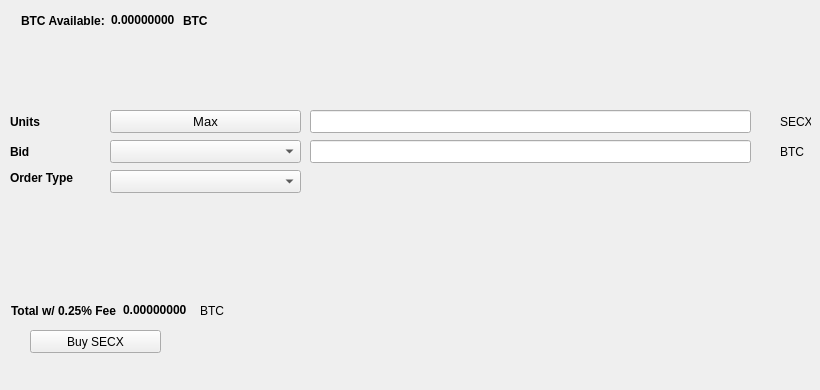
   <widget class="QWidget" name="BuyTab">
    <attribute name="title">
     <string>Buy</string>
    </attribute>
    <widget class="QPushButton" name="BuySECX">
     <property name="geometry">
      <rect>
       <x>30</x>
       <y>330</y>
       <width>131</width>
       <height>23</height>
      </rect>
     </property>
     <property name="text">
      <string>Buy SECX</string>
     </property>
     <property name="icon">
      <iconset resource="../securityx.qrc">
       <normaloff>:/icons/bitcoin</normaloff>:/icons/bitcoin</iconset>
     </property>
    </widget>
    <widget class="QLabel" name="label_3">
     <property name="geometry">
      <rect>
       <x>10</x>
       <y>110</y>
       <width>46</width>
       <height>23</height>
      </rect>
     </property>
     <property name="font">
      <font>
       <weight>75</weight>
       <bold>true</bold>
      </font>
     </property>
     <property name="text">
      <string>Units</string>
     </property>
    </widget>
    <widget class="QLineEdit" name="UnitsInput">
     <property name="geometry">
      <rect>
       <x>310</x>
       <y>110</y>
       <width>441</width>
       <height>23</height>
      </rect>
     </property>
     <property name="font">
      <font>
       <pointsize>9</pointsize>
       <weight>75</weight>
       <bold>true</bold>
      </font>
     </property>
    </widget>
    <widget class="QLineEdit" name="BuyBidPriceEdit">
     <property name="geometry">
      <rect>
       <x>310</x>
       <y>140</y>
       <width>441</width>
       <height>23</height>
      </rect>
     </property>
     <property name="font">
      <font>
       <pointsize>9</pointsize>
       <weight>75</weight>
       <bold>true</bold>
      </font>
     </property>
    </widget>
    <widget class="QLabel" name="label_4">
     <property name="geometry">
      <rect>
       <x>780</x>
       <y>110</y>
       <width>31</width>
       <height>23</height>
      </rect>
     </property>
     <property name="text">
      <string>SECX</string>
     </property>
    </widget>
    <widget class="QLabel" name="label_5">
     <property name="geometry">
      <rect>
       <x>780</x>
       <y>140</y>
       <width>31</width>
       <height>23</height>
      </rect>
     </property>
     <property name="text">
      <string>BTC</string>
     </property>
    </widget>
    <widget class="QLabel" name="label_6">
     <property name="geometry">
      <rect>
       <x>10</x>
       <y>140</y>
       <width>46</width>
       <height>23</height>
      </rect>
     </property>
     <property name="font">
      <font>
       <weight>75</weight>
       <bold>true</bold>
      </font>
     </property>
     <property name="text">
      <string>Bid</string>
     </property>
    </widget>
    <widget class="QLabel" name="label_7">
     <property name="geometry">
      <rect>
       <x>10</x>
       <y>170</y>
       <width>91</width>
       <height>16</height>
      </rect>
     </property>
     <property name="font">
      <font>
       <weight>75</weight>
       <bold>true</bold>
      </font>
     </property>
     <property name="text">
      <string>Order Type</string>
     </property>
    </widget>
    <widget class="QPushButton" name="Buy_Max_Amount">
     <property name="geometry">
      <rect>
       <x>110</x>
       <y>110</y>
       <width>191</width>
       <height>23</height>
      </rect>
     </property>
     <property name="font">
      <font>
       <pointsize>10</pointsize>
      </font>
     </property>
     <property name="text">
      <string>Max</string>
     </property>
    </widget>
    <widget class="QComboBox" name="BuyBidcomboBox">
     <property name="geometry">
      <rect>
       <x>110</x>
       <y>140</y>
       <width>191</width>
       <height>23</height>
      </rect>
     </property>
     <property name="font">
      <font>
       <pointsize>10</pointsize>
      </font>
     </property>
    </widget>
    <widget class="QComboBox" name="buyOrdertypeCombo">
     <property name="geometry">
      <rect>
       <x>110</x>
       <y>170</y>
       <width>191</width>
       <height>23</height>
      </rect>
     </property>
     <property name="font">
      <font>
       <pointsize>10</pointsize>
      </font>
     </property>
    </widget>
    <widget class="QWidget" name="layoutWidget1">
     <property name="geometry">
      <rect>
       <x>21</x>
       <y>11</y>
       <width>227</width>
       <height>19</height>
      </rect>
     </property>
     <layout class="QHBoxLayout" name="horizontalLayout_3">
      <item>
       <widget class="QLabel" name="label232">
        <property name="font">
         <font>
          <weight>75</weight>
          <bold>true</bold>
         </font>
        </property>
        <property name="text">
         <string>BTC Available:</string>
        </property>
       </widget>
      </item>
      <item>
       <widget class="QLabel" name="BtcAvailableLbl">
        <property name="palette">
         <palette>
          <active>
           <colorrole role="WindowText">
            <brush brushstyle="SolidPattern">
             <color alpha="255">
              <red>0</red>
              <green>0</green>
              <blue>0</blue>
             </color>
            </brush>
           </colorrole>
           <colorrole role="Button">
            <brush brushstyle="SolidPattern">
             <color alpha="255">
              <red>0</red>
              <green>170</green>
              <blue>0</blue>
             </color>
            </brush>
           </colorrole>
           <colorrole role="Light">
            <brush brushstyle="SolidPattern">
             <color alpha="255">
              <red>0</red>
              <green>255</green>
              <blue>0</blue>
             </color>
            </brush>
           </colorrole>
           <colorrole role="Midlight">
            <brush brushstyle="SolidPattern">
             <color alpha="255">
              <red>0</red>
              <green>212</green>
              <blue>0</blue>
             </color>
            </brush>
           </colorrole>
           <colorrole role="Dark">
            <brush brushstyle="SolidPattern">
             <color alpha="255">
              <red>0</red>
              <green>85</green>
              <blue>0</blue>
             </color>
            </brush>
           </colorrole>
           <colorrole role="Mid">
            <brush brushstyle="SolidPattern">
             <color alpha="255">
              <red>0</red>
              <green>113</green>
              <blue>0</blue>
             </color>
            </brush>
           </colorrole>
           <colorrole role="Text">
            <brush brushstyle="SolidPattern">
             <color alpha="255">
              <red>0</red>
              <green>170</green>
              <blue>0</blue>
             </color>
            </brush>
           </colorrole>
           <colorrole role="BrightText">
            <brush brushstyle="SolidPattern">
             <color alpha="255">
              <red>255</red>
              <green>255</green>
              <blue>255</blue>
             </color>
            </brush>
           </colorrole>
           <colorrole role="ButtonText">
            <brush brushstyle="SolidPattern">
             <color alpha="255">
              <red>0</red>
              <green>0</green>
              <blue>0</blue>
             </color>
            </brush>
           </colorrole>
           <colorrole role="Base">
            <brush brushstyle="SolidPattern">
             <color alpha="255">
              <red>255</red>
              <green>255</green>
              <blue>255</blue>
             </color>
            </brush>
           </colorrole>
           <colorrole role="Window">
            <brush brushstyle="SolidPattern">
             <color alpha="255">
              <red>0</red>
              <green>170</green>
              <blue>0</blue>
             </color>
            </brush>
           </colorrole>
           <colorrole role="Shadow">
            <brush brushstyle="SolidPattern">
             <color alpha="255">
              <red>0</red>
              <green>0</green>
              <blue>0</blue>
             </color>
            </brush>
           </colorrole>
           <colorrole role="AlternateBase">
            <brush brushstyle="SolidPattern">
             <color alpha="255">
              <red>127</red>
              <green>212</green>
              <blue>127</blue>
             </color>
            </brush>
           </colorrole>
           <colorrole role="ToolTipBase">
            <brush brushstyle="SolidPattern">
             <color alpha="255">
              <red>255</red>
              <green>255</green>
              <blue>220</blue>
             </color>
            </brush>
           </colorrole>
           <colorrole role="ToolTipText">
            <brush brushstyle="SolidPattern">
             <color alpha="255">
              <red>0</red>
              <green>0</green>
              <blue>0</blue>
             </color>
            </brush>
           </colorrole>
          </active>
          <inactive>
           <colorrole role="WindowText">
            <brush brushstyle="SolidPattern">
             <color alpha="255">
              <red>0</red>
              <green>0</green>
              <blue>0</blue>
             </color>
            </brush>
           </colorrole>
           <colorrole role="Button">
            <brush brushstyle="SolidPattern">
             <color alpha="255">
              <red>0</red>
              <green>170</green>
              <blue>0</blue>
             </color>
            </brush>
           </colorrole>
           <colorrole role="Light">
            <brush brushstyle="SolidPattern">
             <color alpha="255">
              <red>0</red>
              <green>255</green>
              <blue>0</blue>
             </color>
            </brush>
           </colorrole>
           <colorrole role="Midlight">
            <brush brushstyle="SolidPattern">
             <color alpha="255">
              <red>0</red>
              <green>212</green>
              <blue>0</blue>
             </color>
            </brush>
           </colorrole>
           <colorrole role="Dark">
            <brush brushstyle="SolidPattern">
             <color alpha="255">
              <red>0</red>
              <green>85</green>
              <blue>0</blue>
             </color>
            </brush>
           </colorrole>
           <colorrole role="Mid">
            <brush brushstyle="SolidPattern">
             <color alpha="255">
              <red>0</red>
              <green>113</green>
              <blue>0</blue>
             </color>
            </brush>
           </colorrole>
           <colorrole role="Text">
            <brush brushstyle="SolidPattern">
             <color alpha="255">
              <red>0</red>
              <green>170</green>
              <blue>0</blue>
             </color>
            </brush>
           </colorrole>
           <colorrole role="BrightText">
            <brush brushstyle="SolidPattern">
             <color alpha="255">
              <red>255</red>
              <green>255</green>
              <blue>255</blue>
             </color>
            </brush>
           </colorrole>
           <colorrole role="ButtonText">
            <brush brushstyle="SolidPattern">
             <color alpha="255">
              <red>0</red>
              <green>0</green>
              <blue>0</blue>
             </color>
            </brush>
           </colorrole>
           <colorrole role="Base">
            <brush brushstyle="SolidPattern">
             <color alpha="255">
              <red>255</red>
              <green>255</green>
              <blue>255</blue>
             </color>
            </brush>
           </colorrole>
           <colorrole role="Window">
            <brush brushstyle="SolidPattern">
             <color alpha="255">
              <red>0</red>
              <green>170</green>
              <blue>0</blue>
             </color>
            </brush>
           </colorrole>
           <colorrole role="Shadow">
            <brush brushstyle="SolidPattern">
             <color alpha="255">
              <red>0</red>
              <green>0</green>
              <blue>0</blue>
             </color>
            </brush>
           </colorrole>
           <colorrole role="AlternateBase">
            <brush brushstyle="SolidPattern">
             <color alpha="255">
              <red>127</red>
              <green>212</green>
              <blue>127</blue>
             </color>
            </brush>
           </colorrole>
           <colorrole role="ToolTipBase">
            <brush brushstyle="SolidPattern">
             <color alpha="255">
              <red>255</red>
              <green>255</green>
              <blue>220</blue>
             </color>
            </brush>
           </colorrole>
           <colorrole role="ToolTipText">
            <brush brushstyle="SolidPattern">
             <color alpha="255">
              <red>0</red>
              <green>0</green>
              <blue>0</blue>
             </color>
            </brush>
           </colorrole>
          </inactive>
          <disabled>
           <colorrole role="WindowText">
            <brush brushstyle="SolidPattern">
             <color alpha="255">
              <red>0</red>
              <green>85</green>
              <blue>0</blue>
             </color>
            </brush>
           </colorrole>
           <colorrole role="Button">
            <brush brushstyle="SolidPattern">
             <color alpha="255">
              <red>0</red>
              <green>170</green>
              <blue>0</blue>
             </color>
            </brush>
           </colorrole>
           <colorrole role="Light">
            <brush brushstyle="SolidPattern">
             <color alpha="255">
              <red>0</red>
              <green>255</green>
              <blue>0</blue>
             </color>
            </brush>
           </colorrole>
           <colorrole role="Midlight">
            <brush brushstyle="SolidPattern">
             <color alpha="255">
              <red>0</red>
              <green>212</green>
              <blue>0</blue>
             </color>
            </brush>
           </colorrole>
           <colorrole role="Dark">
            <brush brushstyle="SolidPattern">
             <color alpha="255">
              <red>0</red>
              <green>85</green>
              <blue>0</blue>
             </color>
            </brush>
           </colorrole>
           <colorrole role="Mid">
            <brush brushstyle="SolidPattern">
             <color alpha="255">
              <red>0</red>
              <green>113</green>
              <blue>0</blue>
             </color>
            </brush>
           </colorrole>
           <colorrole role="Text">
            <brush brushstyle="SolidPattern">
             <color alpha="255">
              <red>0</red>
              <green>85</green>
              <blue>0</blue>
             </color>
            </brush>
           </colorrole>
           <colorrole role="BrightText">
            <brush brushstyle="SolidPattern">
             <color alpha="255">
              <red>255</red>
              <green>255</green>
              <blue>255</blue>
             </color>
            </brush>
           </colorrole>
           <colorrole role="ButtonText">
            <brush brushstyle="SolidPattern">
             <color alpha="255">
              <red>0</red>
              <green>85</green>
              <blue>0</blue>
             </color>
            </brush>
           </colorrole>
           <colorrole role="Base">
            <brush brushstyle="SolidPattern">
             <color alpha="255">
              <red>0</red>
              <green>170</green>
              <blue>0</blue>
             </color>
            </brush>
           </colorrole>
           <colorrole role="Window">
            <brush brushstyle="SolidPattern">
             <color alpha="255">
              <red>0</red>
              <green>170</green>
              <blue>0</blue>
             </color>
            </brush>
           </colorrole>
           <colorrole role="Shadow">
            <brush brushstyle="SolidPattern">
             <color alpha="255">
              <red>0</red>
              <green>0</green>
              <blue>0</blue>
             </color>
            </brush>
           </colorrole>
           <colorrole role="AlternateBase">
            <brush brushstyle="SolidPattern">
             <color alpha="255">
              <red>0</red>
              <green>170</green>
              <blue>0</blue>
             </color>
            </brush>
           </colorrole>
           <colorrole role="ToolTipBase">
            <brush brushstyle="SolidPattern">
             <color alpha="255">
              <red>255</red>
              <green>255</green>
              <blue>220</blue>
             </color>
            </brush>
           </colorrole>
           <colorrole role="ToolTipText">
            <brush brushstyle="SolidPattern">
             <color alpha="255">
              <red>0</red>
              <green>0</green>
              <blue>0</blue>
             </color>
            </brush>
           </colorrole>
          </disabled>
         </palette>
        </property>
        <property name="font">
         <font>
          <weight>75</weight>
          <bold>true</bold>
         </font>
        </property>
        <property name="text">
         <string>0.00000000</string>
        </property>
        <property name="textInteractionFlags">
         <set>Qt::LinksAccessibleByMouse|Qt::TextSelectableByKeyboard|Qt::TextSelectableByMouse</set>
        </property>
       </widget>
      </item>
      <item>
       <widget class="QLabel" name="BtcAvailableLbl_2">
        <property name="font">
         <font>
          <weight>75</weight>
          <bold>true</bold>
         </font>
        </property>
        <property name="text">
         <string>BTC</string>
        </property>
       </widget>
      </item>
     </layout>
    </widget>
    <widget class="QWidget" name="layoutWidge2">
     <property name="geometry">
      <rect>
       <x>11</x>
       <y>301</y>
       <width>259</width>
       <height>19</height>
      </rect>
     </property>
     <layout class="QHBoxLayout" name="horizontalLayout_4">
      <item>
       <widget class="QLabel" name="label_9">
        <property name="font">
         <font>
          <weight>75</weight>
          <bold>true</bold>
         </font>
        </property>
        <property name="text">
         <string>Total w/ 0.25% Fee</string>
        </property>
       </widget>
      </item>
      <item>
       <widget class="QLabel" name="BuyCostLabel">
        <property name="palette">
         <palette>
          <active>
           <colorrole role="WindowText">
            <brush brushstyle="SolidPattern">
             <color alpha="255">
              <red>0</red>
              <green>0</green>
              <blue>0</blue>
             </color>
            </brush>
           </colorrole>
           <colorrole role="Button">
            <brush brushstyle="SolidPattern">
             <color alpha="255">
              <red>0</red>
              <green>170</green>
              <blue>0</blue>
             </color>
            </brush>
           </colorrole>
           <colorrole role="Light">
            <brush brushstyle="SolidPattern">
             <color alpha="255">
              <red>0</red>
              <green>255</green>
              <blue>0</blue>
             </color>
            </brush>
           </colorrole>
           <colorrole role="Midlight">
            <brush brushstyle="SolidPattern">
             <color alpha="255">
              <red>0</red>
              <green>212</green>
              <blue>0</blue>
             </color>
            </brush>
           </colorrole>
           <colorrole role="Dark">
            <brush brushstyle="SolidPattern">
             <color alpha="255">
              <red>0</red>
              <green>85</green>
              <blue>0</blue>
             </color>
            </brush>
           </colorrole>
           <colorrole role="Mid">
            <brush brushstyle="SolidPattern">
             <color alpha="255">
              <red>0</red>
              <green>113</green>
              <blue>0</blue>
             </color>
            </brush>
           </colorrole>
           <colorrole role="Text">
            <brush brushstyle="SolidPattern">
             <color alpha="255">
              <red>0</red>
              <green>170</green>
              <blue>0</blue>
             </color>
            </brush>
           </colorrole>
           <colorrole role="BrightText">
            <brush brushstyle="SolidPattern">
             <color alpha="255">
              <red>255</red>
              <green>255</green>
              <blue>255</blue>
             </color>
            </brush>
           </colorrole>
           <colorrole role="ButtonText">
            <brush brushstyle="SolidPattern">
             <color alpha="255">
              <red>0</red>
              <green>0</green>
              <blue>0</blue>
             </color>
            </brush>
           </colorrole>
           <colorrole role="Base">
            <brush brushstyle="SolidPattern">
             <color alpha="255">
              <red>255</red>
              <green>255</green>
              <blue>255</blue>
             </color>
            </brush>
           </colorrole>
           <colorrole role="Window">
            <brush brushstyle="SolidPattern">
             <color alpha="255">
              <red>0</red>
              <green>170</green>
              <blue>0</blue>
             </color>
            </brush>
           </colorrole>
           <colorrole role="Shadow">
            <brush brushstyle="SolidPattern">
             <color alpha="255">
              <red>0</red>
              <green>0</green>
              <blue>0</blue>
             </color>
            </brush>
           </colorrole>
           <colorrole role="AlternateBase">
            <brush brushstyle="SolidPattern">
             <color alpha="255">
              <red>127</red>
              <green>212</green>
              <blue>127</blue>
             </color>
            </brush>
           </colorrole>
           <colorrole role="ToolTipBase">
            <brush brushstyle="SolidPattern">
             <color alpha="255">
              <red>255</red>
              <green>255</green>
              <blue>220</blue>
             </color>
            </brush>
           </colorrole>
           <colorrole role="ToolTipText">
            <brush brushstyle="SolidPattern">
             <color alpha="255">
              <red>0</red>
              <green>0</green>
              <blue>0</blue>
             </color>
            </brush>
           </colorrole>
          </active>
          <inactive>
           <colorrole role="WindowText">
            <brush brushstyle="SolidPattern">
             <color alpha="255">
              <red>0</red>
              <green>0</green>
              <blue>0</blue>
             </color>
            </brush>
           </colorrole>
           <colorrole role="Button">
            <brush brushstyle="SolidPattern">
             <color alpha="255">
              <red>0</red>
              <green>170</green>
              <blue>0</blue>
             </color>
            </brush>
           </colorrole>
           <colorrole role="Light">
            <brush brushstyle="SolidPattern">
             <color alpha="255">
              <red>0</red>
              <green>255</green>
              <blue>0</blue>
             </color>
            </brush>
           </colorrole>
           <colorrole role="Midlight">
            <brush brushstyle="SolidPattern">
             <color alpha="255">
              <red>0</red>
              <green>212</green>
              <blue>0</blue>
             </color>
            </brush>
           </colorrole>
           <colorrole role="Dark">
            <brush brushstyle="SolidPattern">
             <color alpha="255">
              <red>0</red>
              <green>85</green>
              <blue>0</blue>
             </color>
            </brush>
           </colorrole>
           <colorrole role="Mid">
            <brush brushstyle="SolidPattern">
             <color alpha="255">
              <red>0</red>
              <green>113</green>
              <blue>0</blue>
             </color>
            </brush>
           </colorrole>
           <colorrole role="Text">
            <brush brushstyle="SolidPattern">
             <color alpha="255">
              <red>0</red>
              <green>170</green>
              <blue>0</blue>
             </color>
            </brush>
           </colorrole>
           <colorrole role="BrightText">
            <brush brushstyle="SolidPattern">
             <color alpha="255">
              <red>255</red>
              <green>255</green>
              <blue>255</blue>
             </color>
            </brush>
           </colorrole>
           <colorrole role="ButtonText">
            <brush brushstyle="SolidPattern">
             <color alpha="255">
              <red>0</red>
              <green>0</green>
              <blue>0</blue>
             </color>
            </brush>
           </colorrole>
           <colorrole role="Base">
            <brush brushstyle="SolidPattern">
             <color alpha="255">
              <red>255</red>
              <green>255</green>
              <blue>255</blue>
             </color>
            </brush>
           </colorrole>
           <colorrole role="Window">
            <brush brushstyle="SolidPattern">
             <color alpha="255">
              <red>0</red>
              <green>170</green>
              <blue>0</blue>
             </color>
            </brush>
           </colorrole>
           <colorrole role="Shadow">
            <brush brushstyle="SolidPattern">
             <color alpha="255">
              <red>0</red>
              <green>0</green>
              <blue>0</blue>
             </color>
            </brush>
           </colorrole>
           <colorrole role="AlternateBase">
            <brush brushstyle="SolidPattern">
             <color alpha="255">
              <red>127</red>
              <green>212</green>
              <blue>127</blue>
             </color>
            </brush>
           </colorrole>
           <colorrole role="ToolTipBase">
            <brush brushstyle="SolidPattern">
             <color alpha="255">
              <red>255</red>
              <green>255</green>
              <blue>220</blue>
             </color>
            </brush>
           </colorrole>
           <colorrole role="ToolTipText">
            <brush brushstyle="SolidPattern">
             <color alpha="255">
              <red>0</red>
              <green>0</green>
              <blue>0</blue>
             </color>
            </brush>
           </colorrole>
          </inactive>
          <disabled>
           <colorrole role="WindowText">
            <brush brushstyle="SolidPattern">
             <color alpha="255">
              <red>0</red>
              <green>85</green>
              <blue>0</blue>
             </color>
            </brush>
           </colorrole>
           <colorrole role="Button">
            <brush brushstyle="SolidPattern">
             <color alpha="255">
              <red>0</red>
              <green>170</green>
              <blue>0</blue>
             </color>
            </brush>
           </colorrole>
           <colorrole role="Light">
            <brush brushstyle="SolidPattern">
             <color alpha="255">
              <red>0</red>
              <green>255</green>
              <blue>0</blue>
             </color>
            </brush>
           </colorrole>
           <colorrole role="Midlight">
            <brush brushstyle="SolidPattern">
             <color alpha="255">
              <red>0</red>
              <green>212</green>
              <blue>0</blue>
             </color>
            </brush>
           </colorrole>
           <colorrole role="Dark">
            <brush brushstyle="SolidPattern">
             <color alpha="255">
              <red>0</red>
              <green>85</green>
              <blue>0</blue>
             </color>
            </brush>
           </colorrole>
           <colorrole role="Mid">
            <brush brushstyle="SolidPattern">
             <color alpha="255">
              <red>0</red>
              <green>113</green>
              <blue>0</blue>
             </color>
            </brush>
           </colorrole>
           <colorrole role="Text">
            <brush brushstyle="SolidPattern">
             <color alpha="255">
              <red>0</red>
              <green>85</green>
              <blue>0</blue>
             </color>
            </brush>
           </colorrole>
           <colorrole role="BrightText">
            <brush brushstyle="SolidPattern">
             <color alpha="255">
              <red>255</red>
              <green>255</green>
              <blue>255</blue>
             </color>
            </brush>
           </colorrole>
           <colorrole role="ButtonText">
            <brush brushstyle="SolidPattern">
             <color alpha="255">
              <red>0</red>
              <green>85</green>
              <blue>0</blue>
             </color>
            </brush>
           </colorrole>
           <colorrole role="Base">
            <brush brushstyle="SolidPattern">
             <color alpha="255">
              <red>0</red>
              <green>170</green>
              <blue>0</blue>
             </color>
            </brush>
           </colorrole>
           <colorrole role="Window">
            <brush brushstyle="SolidPattern">
             <color alpha="255">
              <red>0</red>
              <green>170</green>
              <blue>0</blue>
             </color>
            </brush>
           </colorrole>
           <colorrole role="Shadow">
            <brush brushstyle="SolidPattern">
             <color alpha="255">
              <red>0</red>
              <green>0</green>
              <blue>0</blue>
             </color>
            </brush>
           </colorrole>
           <colorrole role="AlternateBase">
            <brush brushstyle="SolidPattern">
             <color alpha="255">
              <red>0</red>
              <green>170</green>
              <blue>0</blue>
             </color>
            </brush>
           </colorrole>
           <colorrole role="ToolTipBase">
            <brush brushstyle="SolidPattern">
             <color alpha="255">
              <red>255</red>
              <green>255</green>
              <blue>220</blue>
             </color>
            </brush>
           </colorrole>
           <colorrole role="ToolTipText">
            <brush brushstyle="SolidPattern">
             <color alpha="255">
              <red>0</red>
              <green>0</green>
              <blue>0</blue>
             </color>
            </brush>
           </colorrole>
          </disabled>
         </palette>
        </property>
        <property name="font">
         <font>
          <weight>75</weight>
          <bold>true</bold>
         </font>
        </property>
        <property name="autoFillBackground">
         <bool>false</bool>
        </property>
        <property name="text">
         <string>0.00000000</string>
        </property>
        <property name="textInteractionFlags">
         <set>Qt::LinksAccessibleByMouse|Qt::TextSelectableByMouse</set>
        </property>
       </widget>
      </item>
      <item>
       <widget class="QLabel" name="label_10">
        <property name="font">
         <font>
          <weight>50</weight>
          <bold>false</bold>
         </font>
        </property>
        <property name="text">
         <string>BTC</string>
        </property>
       </widget>
      </item>
     </layout>
    </widget>
    <widget class="QLabel" name="label_24">
     <property name="geometry">
      <rect>
       <x>460</x>
       <y>300</y>
       <width>281</width>
       <height>81</height>
      </rect>
     </property>
     <property name="text">
      <string/>
     </property>
     <property name="pixmap">
      <pixmap>:/images/bittrex</pixmap>
     </property>
    </widget>
   </widget>
